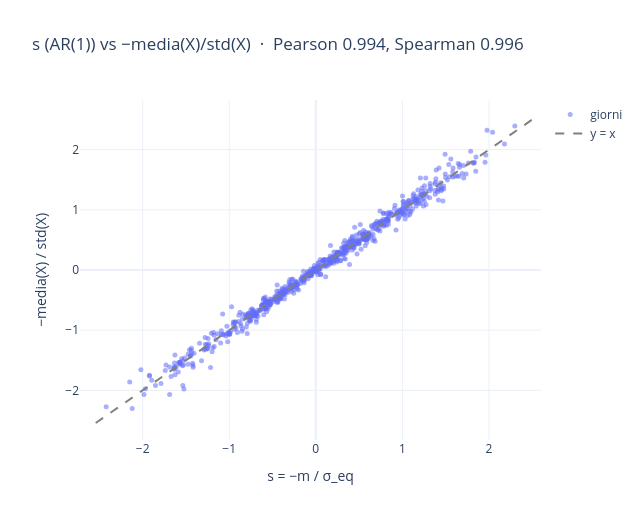

Write notebook code for a chart like this one.
### Markdown cell above
## 5 · L'approssimazione $s\approx -\overline{X}/\mathrm{std}(X)$ regge?

Alternativa senza AR(1): lo z-score di $X_{60}=0$ rispetto alla distribuzione campionaria di X nella finestra,
$(0-\overline{X})/\mathrm{std}(X)$. Coincide con *s* se $m\approx\overline X$ e $\sigma_{eq}\approx\mathrm{std}(X)$,
cioè se la media e la dispersione stimate dall'AR(1) sono vicine a quelle campionarie. Può non essere vero
perché $m=a/(1-b)$ è instabile quando $b$ è vicino a 1, e $b$ è distorto sulle finestre corte.

Confronto sulle stesse finestre valide. Criterio (mio, da rivedere): **regge** se Pearson ≥ 0.95 *e* le due misure
mettono il giorno nella stessa zona di trading (cinque zone delimitate dalle soglie del punto 4) in ≥ 85% dei casi.

### Code cell
x_mean = X_all.mean(axis=1)
x_std = X_all.std(axis=1, ddof=1)
ou["s_approx"] = -x_mean / x_std

cmp = ou.loc[ou["valid"], ["s", "s_approx"]]
r_p = float(stats.pearsonr(cmp["s"], cmp["s_approx"]).statistic)
r_s = float(stats.spearmanr(cmp["s"], cmp["s_approx"]).statistic)
slope, intercept = np.polyfit(cmp["s"], cmp["s_approx"], 1)
mae = float((cmp["s"] - cmp["s_approx"]).abs().mean())

edges = [S_OPEN_LONG, S_CLOSE_LONG, S_CLOSE_SHORT, S_OPEN_SHORT]
zone_agreement = float((np.digitize(cmp["s"], edges) == np.digitize(cmp["s_approx"], edges)).mean())

assert np.isfinite([r_p, r_s, slope, mae]).all() and 0.0 <= zone_agreement <= 1.0
assert len(cmp) == int(ou["valid"].sum())

lim = float(np.nanmax(np.abs(cmp.to_numpy()))) * 1.05
fig = go.Figure()
fig.add_trace(go.Scatter(x=cmp["s"], y=cmp["s_approx"], mode="markers", name="giorni",
                         marker={"size": 5, "opacity": 0.55}, text=cmp.index.strftime("%Y-%m-%d")))
fig.add_trace(go.Scatter(x=[-lim, lim], y=[-lim, lim], mode="lines", name="y = x",
                         line={"dash": "dash", "color": "gray"}))
fig.update_layout(title=f"s (AR(1)) vs −media(X)/std(X)  ·  Pearson {r_p:.3f}, Spearman {r_s:.3f}",
                  xaxis_title="s = −m / σ_eq", yaxis_title="−media(X) / std(X)",
                  template="plotly_white", height=520, width=640)
fig.show()

pd.Series({"n finestre": len(cmp), "Pearson": r_p, "Spearman": r_s, "pendenza": slope,
           "intercetta": intercept, "errore assoluto medio": mae,
           "stessa zona di trading": zone_agreement}).to_frame("valore")

### Figure 1 — Plotly figure (JSON) as saved in the notebook; plotly's stock layout.template omitted (floating-point values rounded to 4 significant figures; data arrays with more than 128 entries replaced by an {"elided": "..."} marker saying what was removed)
{"data": [{"marker": {"opacity": 0.55, "size": 5}, "mode": "markers", "name": "giorni", "text": {"elided": "691 str values"}, "type": "scatter", "x": {"elided": "691 float values"}, "y": {"elided": "691 float values"}}, {"line": {"color": "gray", "dash": "dash"}, "mode": "lines", "name": "y = x", "type": "scatter", "x": [-2.542, 2.542], "y": [-2.542, 2.542]}], "layout": {"height": 520, "title": {"text": "s (AR(1)) vs −media(X)/std(X)  ·  Pearson 0.994, Spearman 0.996"}, "width": 640, "xaxis": {"title": {"text": "s = −m / σ_eq"}}, "yaxis": {"title": {"text": "−media(X) / std(X)"}}}}
